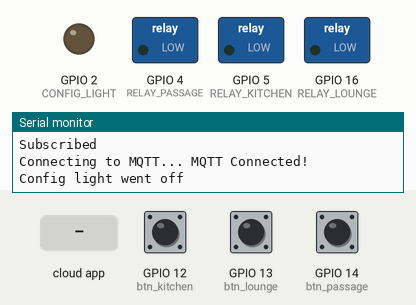
This sketch was run on a simulated ESP8266 (NodeMCU). Parts: switched loads named in the sketch (green lamp = pin HIGH), output pins drawn as LEDs (lit = HIGH), the last lines printed to the serial monitor. Inputs (shaded band) come from the test bench; at power-on: GPIO 12 (btn_kitchen) LOW, GPIO 13 (btn_lounge) LOW, GPIO 14 (btn_passage) LOW. WiFi joins after 1.5 s; servers stay silent unless stated; no MQTT or app messages arrive unless stated.

Above: at 2.7 s.
2.8 s: GPIO 12 (btn_kitchen) pulled HIGH for 0.15 s
At 3.6 s:
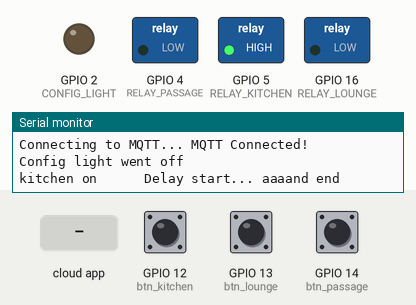
4.4 s: GPIO 13 (btn_lounge) pulled HIGH for 0.15 s
At 4.8 s:
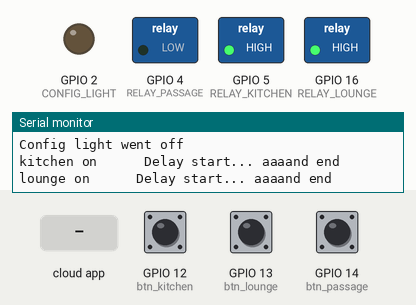
6.0 s: GPIO 14 (btn_passage) pulled HIGH for 0.15 s
At 7.2 s:
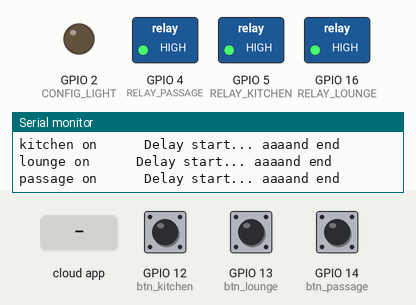
7.6 s: the phone or cloud app sets jasonlounge to off
At 8.8 s:
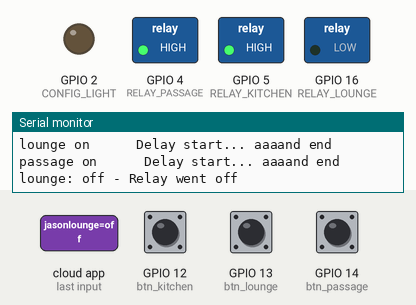
9.1 s: the phone or cloud app sets jasonkitchen to off
At 10.1 s:
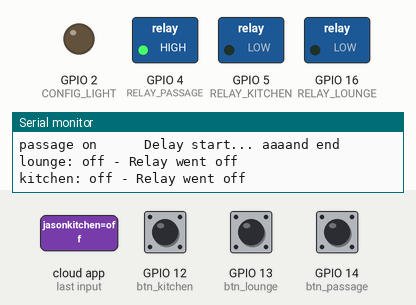
10.6 s: the phone or cloud app sets jasonlounge to on
At 11.3 s:
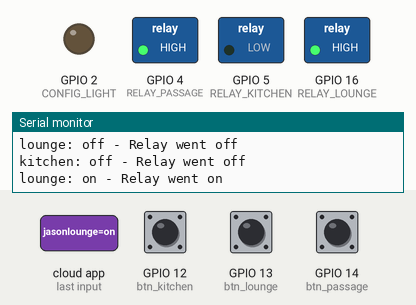
Timing chart, 0 to 13.1 s (numbered marks = the images above; inputs shaded):
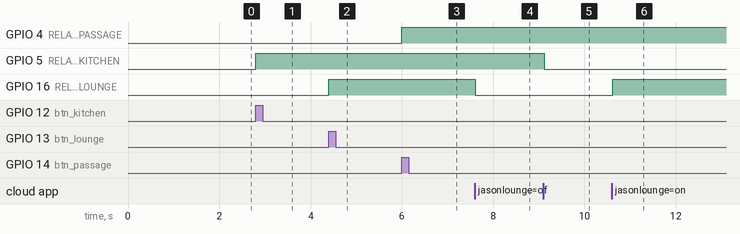

The sketch:

GoogleLight.ino
```cpp
#include <Arduino.h>
#include <ESP8266WiFi.h>
#include "Adafruit_MQTT.h"
#include "Adafruit_MQTT_Client.h"

#include <DNSServer.h>            //Local DNS Server used for redirecting all requests to the configuration portal
#include <ESP8266WebServer.h>     //Local WebServer used to serve the configuration portal
#include <WiFiManager.h>          //https://github.com/tzapu/WiFiManager WiFi Configuration Magic


/* ============ Settings ============ */
#define AUTO_CONNECT_WIFI_MANAGER
#define BUTTON_DELAY  1000             // in milliseconds
/* ========= End of settings ========*/

#define WIFI_SSID "CamsBay"
#define WIFI_PASS "randal5544"

#define MQTT_SERV "io.adafruit.com"
#define MQTT_PORT 1883
#define MQTT_NAME "ORunt"
#define MQTT_PASS "ee0c9164f35547eda9046b48ce5843ab"

#define SERIAL_BAUDRATE   115200
#define RELAY_PASSAGE   4
#define RELAY_KITCHEN   5
#define RELAY_LOUNGE    16
#define CONFIG_LIGHT    2
const int  btn_passage = 14;
const int  btn_kitchen = 12;
const int  btn_lounge = 13;

bool trigger_wifi_manager = false;

WiFiClient client;
Adafruit_MQTT_Client mqtt(&client, MQTT_SERV, MQTT_PORT, MQTT_NAME, MQTT_PASS);
Adafruit_MQTT_Subscribe lounge = Adafruit_MQTT_Subscribe(&mqtt, MQTT_NAME "/feeds/jasonlounge");
Adafruit_MQTT_Subscribe passage = Adafruit_MQTT_Subscribe(&mqtt, MQTT_NAME "/feeds/jasonpassage");
Adafruit_MQTT_Subscribe kitchen = Adafruit_MQTT_Subscribe(&mqtt, MQTT_NAME "/feeds/jasonkitchen");

void MQTT_connect();

void setup() {
  Serial.begin(SERIAL_BAUDRATE);

  pinMode(RELAY_PASSAGE, OUTPUT);
  pinMode(btn_passage, INPUT);
  pinMode(RELAY_KITCHEN, OUTPUT);
  pinMode(btn_kitchen, INPUT);
  pinMode(RELAY_LOUNGE, OUTPUT);
  pinMode(btn_lounge, INPUT);
  pinMode(CONFIG_LIGHT, OUTPUT);

  digitalWrite(RELAY_PASSAGE, LOW);
  digitalWrite(RELAY_KITCHEN, LOW);
  digitalWrite(RELAY_LOUNGE, LOW);
  analogWrite(CONFIG_LIGHT,0);

#ifdef AUTO_CONNECT_WIFI_MANAGER
  attachInterrupt(digitalPinToInterrupt(btn_passage), handleInterruptPassage, RISING);
  attachInterrupt(digitalPinToInterrupt(btn_kitchen), handleInterruptKitchen, RISING);
  attachInterrupt(digitalPinToInterrupt(btn_lounge), handleInterruptLounge, RISING);
#endif
  // Wifi
  wifiSetup();

  mqtt.subscribe(&lounge);
  mqtt.subscribe(&passage);
  mqtt.subscribe(&kitchen);
  Serial.printf("\nSubscribed\n\n");

#ifndef AUTO_CONNECT_WIFI_MANAGER
  attachInterrupt(digitalPinToInterrupt(btn_passage), handleInterruptPassage, RISING);
  attachInterrupt(digitalPinToInterrupt(btn_kitchen), handleInterruptKitchen, RISING);
  attachInterrupt(digitalPinToInterrupt(btn_lounge), handleInterruptLounge, RISING);
#endif
}

void loop() {
  MQTT_connect();

  //Read from our subscription queue until we run out, or
  //wait up to 5 seconds for subscription to update
  Adafruit_MQTT_Subscribe * subscription;

  while ((subscription = mqtt.readSubscription(5000)))
  {
    if(subscription == &lounge){
      Serial.print("lounge: ");
      Serial.print((char*) lounge.lastread);
      SwitchRelay((char*) lounge.lastread, RELAY_LOUNGE);
    }
    else if (subscription == &passage){
      Serial.print("passage: ");
      Serial.print((char*) passage.lastread);
      SwitchRelay((char*) passage.lastread, RELAY_PASSAGE);
    }
    else if (subscription == &kitchen){
      Serial.print("kitchen: ");
      Serial.print((char*) kitchen.lastread);
      SwitchRelay((char*) kitchen.lastread, RELAY_KITCHEN);
    }
  }
#ifndef AUTO_CONNECT_WIFI_MANAGER
  if (trigger_wifi_manager == true){
    trigger_wifi_manager == false;
    mqtt.disconnect();
    Serial.println("Intialising Wifi Manager");
    wifiman();
    Serial.println("Closing Wifi Manager");
  }
  else
#endif
  {
    // ping the server to keep the mqtt connection alive
    if (!mqtt.ping())
    {
      Serial.println("About to disconnect");
      mqtt.disconnect();
    }
  }
}

void MQTT_connect()
{
  int8_t ret;

  // Stop if already connected.
  if (mqtt.connected())
  {
    return;
  }

  Serial.print("Connecting to MQTT... ");
  //uint8_t retries = 3;
  uint8_t first_loop = 1;
  while ((ret = mqtt.connect()) != 0) // connect will return 0 for connected
  {
       if (first_loop == 1){
         analogWrite(CONFIG_LIGHT,200);
         Serial.println("Config light went on");
         first_loop = 0;
       }
       Serial.println(mqtt.connectErrorString(ret));
       Serial.println("Retrying MQTT connection in 5 seconds...");
       mqtt.disconnect();
       delay(5000);  // wait 5 seconds
       /*retries--;
       if (retries == 0)
       {
         // basically die and wait for WDT to reset me
         while (1);
       }*/
  }

  Serial.println("MQTT Connected!\n");
  analogWrite(CONFIG_LIGHT,0);
  Serial.println("Config light went off");
}

#ifndef AUTO_CONNECT_WIFI_MANAGER
void wifiman(){
    WiFiManager wifiManager;
    if (!wifiManager.startConfigPortal("SharpTech0001")) {
      Serial.println("failed to connect and hit timeout");
      delay(3000);
      //reset and try again, or maybe put it to deep sleep
      ESP.reset();
      delay(5000);
    }
    Serial.println("connected...yeey :)");
    delay(3000);
    //reset and try again, or maybe put it to deep sleep
    ESP.reset();
    delay(5000);
}

bool CheckSetupPins(){
  if(( digitalRead(btn_passage) == HIGH ) && (digitalRead(btn_lounge) == HIGH )){
    DelayMilli(2000);
    return (( digitalRead(btn_passage) == HIGH ) && (digitalRead(btn_lounge) == HIGH ));
  }
  return false;
}
#endif

void wifiSetup() {
    Serial.printf("[WIFI] Trying to connect ");

#ifdef AUTO_CONNECT_WIFI_MANAGER
    WiFiManager wifiManager;
    wifiManager.setConfigPortalTimeout(180);
    wifiManager.setAPCallback(configModeCallback);
    wifiManager.autoConnect("SharpTech0001");
    analogWrite(CONFIG_LIGHT,200);
#endif

    // Wait
    while (WiFi.status() != WL_CONNECTED) {
        Serial.print(".");
#ifndef AUTO_CONNECT_WIFI_MANAGER
        if(CheckSetupPins()){
          wifiman();
        }
#endif
        delay(100);
    }
    Serial.println();
    analogWrite(CONFIG_LIGHT,0);
    Serial.println("Config light went off");
    // Connected!
    Serial.printf("[WIFI] STATION Mode, SSID: %s, IP address: %s\n", WiFi.SSID().c_str(), WiFi.localIP().toString().c_str());
}

void configModeCallback(WiFiManager *myWiFiManger){
  Serial.println("Mother sacking config call back");
  Serial.println(WiFi.softAPIP());
  Serial.println(myWiFiManger->getConfigPortalSSID());
  analogWrite(CONFIG_LIGHT,1024);
  Serial.println("Config light went on");
}

void SwitchRelay(char* state, int relay){
  /*
  if (!strcmp(state, "on")){
    digitalWrite(relay, HIGH);
    Serial.println(" - Relay went on");
  }
  else if (!strcmp(state, "off")){
    digitalWrite(relay, LOW);
    Serial.println(" - Relay went off");
  }
  else{
    Serial.print(" - Relay didn't trigger:");
    Serial.println(state);
  }*/

  String state_str = String(state);

  if (state_str.indexOf("on") >= 0){
    digitalWrite(relay, HIGH);
    Serial.println(" - Relay went on");
  }
  else if (state_str.indexOf("off") >= 0){
    digitalWrite(relay, LOW);
    Serial.println(" - Relay went off");
  }
  else{
    Serial.print(" - Relay didn't trigger:");
    Serial.println(state);
  }
}

void handleInterruptPassage(){
  if(digitalRead(RELAY_PASSAGE))
  {
    digitalWrite(RELAY_PASSAGE, LOW);
    Serial.print("passage off");
  }
  else
  {
    digitalWrite(RELAY_PASSAGE, HIGH);
    Serial.print("passage on");
  }
  Serial.print("      Delay start... ");
  DelayMilli(BUTTON_DELAY);
  Serial.println("aaaand end");
#ifndef AUTO_CONNECT_WIFI_MANAGER
  if (CheckSetupPins()){
    TriggerWifiManager();
  }
#endif
}

void handleInterruptKitchen(){
  if(digitalRead(RELAY_KITCHEN))
  {
    digitalWrite(RELAY_KITCHEN, LOW);
    Serial.print("kitchen off");
  }
  else
  {
    digitalWrite(RELAY_KITCHEN, HIGH);
    Serial.print("kitchen on");
  }
  Serial.print("      Delay start... ");
  DelayMilli(BUTTON_DELAY);
  Serial.println("aaaand end");
}

void handleInterruptLounge(){
  if(digitalRead(RELAY_LOUNGE))
  {
    digitalWrite(RELAY_LOUNGE, LOW);
    Serial.print("lounge off");
  }
  else
  {
    digitalWrite(RELAY_LOUNGE, HIGH);
    Serial.print("lounge on");
  }
  Serial.print("      Delay start... ");
  DelayMilli(BUTTON_DELAY);
  Serial.println("aaaand end");
#ifndef AUTO_CONNECT_WIFI_MANAGER
  if (CheckSetupPins()){
    TriggerWifiManager();
  }
#endif
}

#ifndef AUTO_CONNECT_WIFI_MANAGER
void TriggerWifiManager(){
  trigger_wifi_manager = true;
  Serial.println("Wifi Manager Trigger Enabled");
}
#endif
/*
void handleInterrupt() {
  Serial.println("Interrupt Triggered");
  //mqtt.disconnect();

  if(digitalRead(btn_passage))
  {
    Serial.println("Entered Passage");
    //if(CheckSetupPins()){
      //wifiman();
    //}

    if(digitalRead(RELAY_PASSAGE))
    {
      digitalWrite(RELAY_PASSAGE, LOW);
      Serial.println("passage off");
    }
    else
    {
      digitalWrite(RELAY_PASSAGE, HIGH);
      Serial.println("passage on");
    }
    delay(1000);
  }

  if(digitalRead(btn_kitchen))
  {
    Serial.println("Entered Kitchen");
    if(digitalRead(RELAY_KITCHEN))
    {
      digitalWrite(RELAY_KITCHEN, LOW);
      Serial.println("kitchen off");
    }
    else
    {
      digitalWrite(RELAY_KITCHEN, HIGH);
      Serial.println("kitchen on");
    }
    delay(1000);
  }

  if(digitalRead(btn_lounge))
  {
    Serial.println("Entered Lounge");
    //if(CheckSetupPins()){
          //wifiman();
        //}
    if(digitalRead(RELAY_LOUNGE))
    {
      digitalWrite(RELAY_LOUNGE, LOW);
      Serial.println("lounge off");
    }
    else
    {
      digitalWrite(RELAY_LOUNGE, HIGH);
      Serial.println("lounge on");
    }
    delay(1000);
  }
}*/

void DelayMilli(int milliseconds){
  for (int i=0; i <= milliseconds; i++){
      delayMicroseconds(1000);
   }
}
```

Measured:
- after the input at 2.8 s, GPIO 5 (RELAY_KITCHEN): LOW → HIGH at once
- after the input at 4.4 s, GPIO 16 (RELAY_LOUNGE): LOW → HIGH at once
- after the input at 6.0 s, GPIO 4 (RELAY_PASSAGE): LOW → HIGH at once
- after the input at 7.6 s, GPIO 16 (RELAY_LOUNGE): HIGH → LOW at once
- after the input at 9.1 s, GPIO 5 (RELAY_KITCHEN): HIGH → LOW at once
- after the input at 10.6 s, GPIO 16 (RELAY_LOUNGE): LOW → HIGH at once
